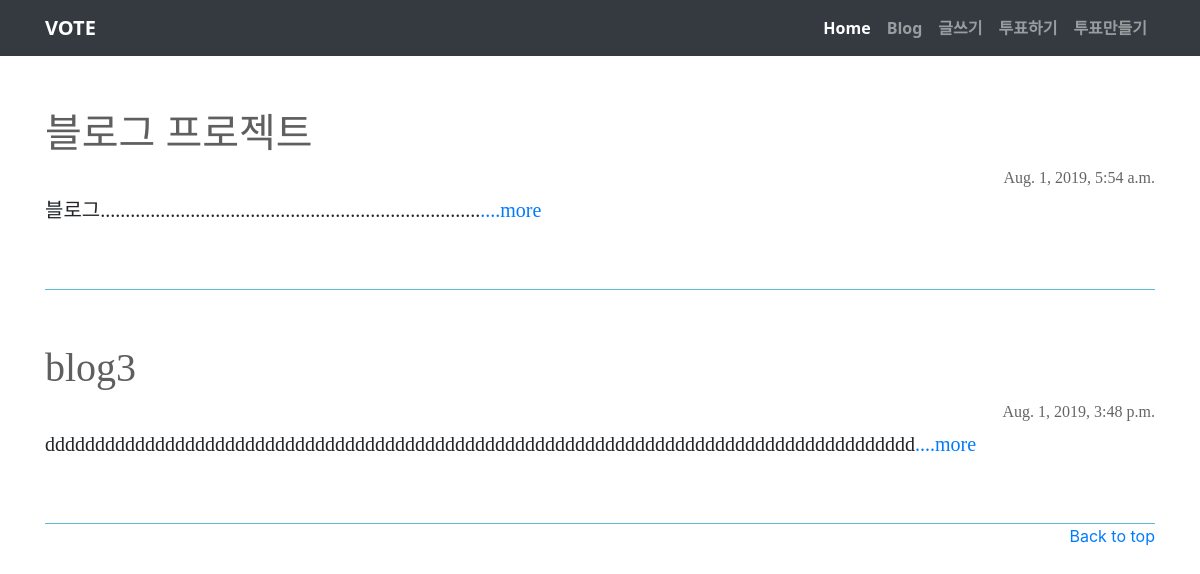
Before: / with the older database file.
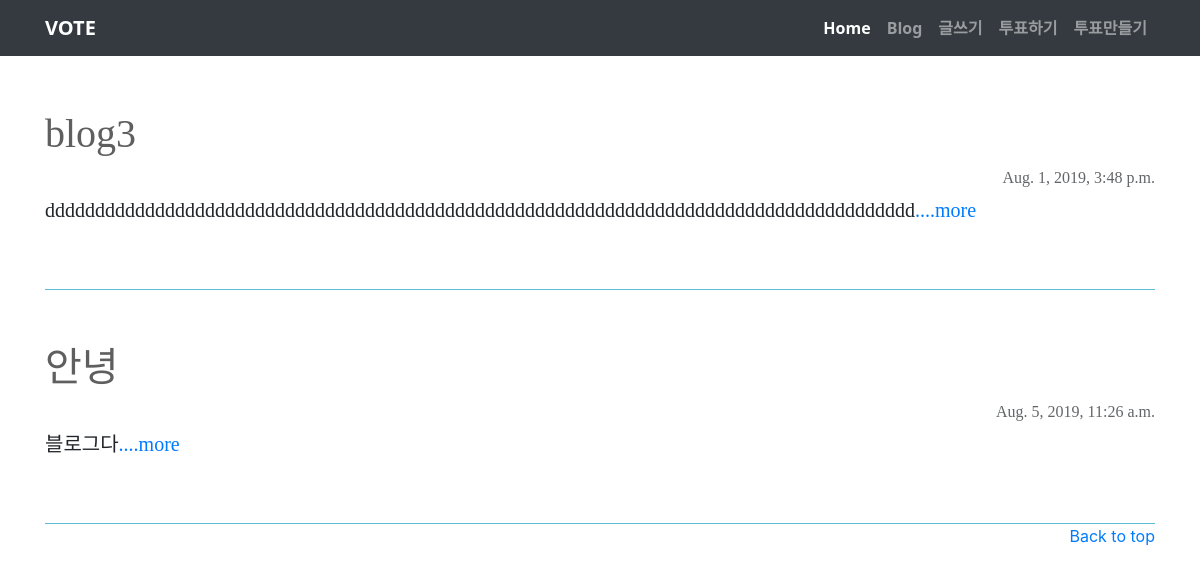
After: the same page with the newer database file.
### blog/models.py (models this page shows, shortened)
class Blog(models.Model):
    title = models.CharField(max_length=200)
    pub_date = models.DateTimeField('date published')
    body = models.TextField()
    def summary(self):
        return self.body[:100]

### blog/views.py (the view)
# urls.py: 2. Add a URL to urlpatterns:  path('', views.home, name='home')
def home(request):
    blogs = Blog.objects
    return render(request, 'blog/home.html', {'blogs': blogs})

### blog/templates/blog/home.html (shortened to what this page needs)
<!DOCTYPE html>
<html lang="en">
<head>
    <link rel="stylesheet" href="https://stackpath.bootstrapcdn.com/bootstrap/4.3.1/css/bootstrap.min.css">
</head>
<body>
    <nav class="navbar navbar-expand-lg navbar-dark bg-dark">
  <div class="container">
	  <a class="navbar-brand" href="{% url 'home' %}">VOTE</a>
	  <div class="collapse navbar-collapse" id="navbarNavAltMarkup">
	    <div class="navbar-nav ml-auto">
	      <a class="nav-item nav-link active" href="{% url 'home' %}">Home</a>
        <a class="nav-item nav-link" href="{% url 'home' %}">Blog</a>
        <a class="nav-item nav-link" href="{% url 'new' %}">글쓰기</a>
        <a class="nav-item nav-link" href="{% url 'vote' %}">투표하기</a>
        <a class="nav-item nav-link" href="{% url 'votenew' %}">투표만들기</a>
			</div>
    </div>
	</div>
</nav>
{% for blog in blogs.all %}
    <div class="container">
      <div class="blog_post">
        <br>
        <div id="blog_title"><h1>{{ blog.title }}</h1></div>
        <div id="blog_date"><p>{{ blog.pub_date }}</p></div>
        <br>
        <div id="blog_summary"><p>{{ blog.summary }}<a href="{% url 'detail' blog.id %}">....more</a></p></div>
        <br><br>
      </div>
    </div>
{% endfor %}
</body>
</html>
<footer class="text-muted">
    <div class="container">
      <p class="float-right">
        <a href="#">Back to top</a>
      </p>
    </div>
  </footer>

Changed rows visible on the page:
removed Blog: title "블로그 프로젝트", pub_date "Aug. 1, 2019, 5:54 a.m.", summary "블로그............................................................................"
added Blog: title "안녕", pub_date "Aug. 5, 2019, 11:26 a.m.", summary "블로그다"
